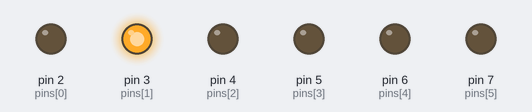
Simulated run of this sketch. Board: Arduino Uno, built with avr-gcc and run on an emulated ATmega328P. Parts: output pins drawn as LEDs (lit = HIGH).

Above: at 0.1 s.
At 0.58 s:
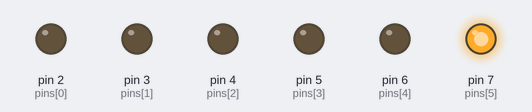
At 0.82 s:
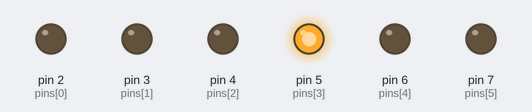
At 1.42 s:
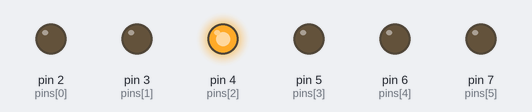
At 2.38 s:
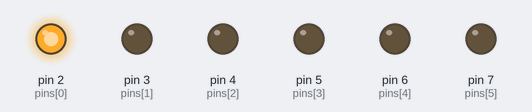
At 2.86 s:
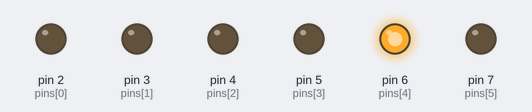
Timing chart, 0 to 3.2 s (numbered marks = the images above):
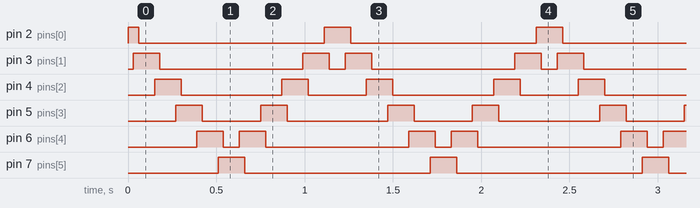

The sketch:

led_chaser.ino
```cpp
int pins[] = {2,3,4,5,6,7};
int count = 0;
float timer = 30;

void setup() {
  // set all the pins for the LEDs to OUTPUT
  for (count=0; count<6; count++) {
    pinMode(pins[count], OUTPUT);
  }
}

void loop() {
  // flash left to right ---->>>
  for (count=0; count<5; count++) {
    digitalWrite(pins[count], HIGH);
    delay(timer);
    digitalWrite(pins[count+1], HIGH);
    delay(timer);
    digitalWrite(pins[count], LOW);
    delay(timer*2);
  }

  // flash right to left <<<----
  for (count=5; count>0; count--){
    digitalWrite(pins[count], HIGH);
    delay(timer);
    digitalWrite(pins[count-1], HIGH);
    delay(timer);
    digitalWrite(pins[count], LOW);
    delay(timer*2);
  }
}
```

Measured:
- by itself, pin 2 (pins[0]): repeats every 1.2 s: LOW 1.1 s, HIGH 0.15 s
- by itself, pin 3 (pins[1]): repeats every 1.2 s: LOW 0.81 s, HIGH 0.15 s, LOW 0.09 s, HIGH 0.15 s
- by itself, pin 4 (pins[2]): repeats every 1.2 s: LOW 0.57 s, HIGH 0.15 s, LOW 0.33 s, HIGH 0.15 s
- by itself, pin 5 (pins[3]): repeats every 1.2 s: LOW 0.33 s, HIGH 0.15 s, LOW 0.57 s, HIGH 0.15 s
- by itself, pin 6 (pins[4]): repeats every 1.2 s: LOW 0.09 s, HIGH 0.15 s, LOW 0.81 s, HIGH 0.15 s
- by itself, pin 7 (pins[5]): alternates HIGH for 0.15 s and LOW for 1.1 s
